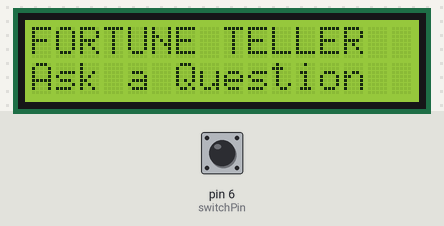
This sketch was run on a simulated Arduino Uno, built with avr-gcc and run on an emulated ATmega328P. Parts: 16×2 character LCD. The test bench sets the inputs (shaded band); at power-on: pin 6 (switchPin) LOW. Random numbers use the default seed unless the sketch sets one.

Above: at 1.2 s.
1.3 s: pin 6 (switchPin) pulled HIGH for 0.15 s
At 2.6 s:
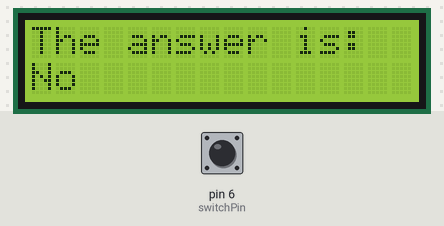
2.9 s: pin 6 (switchPin) pulled HIGH for 1 s
At 5.1 s:
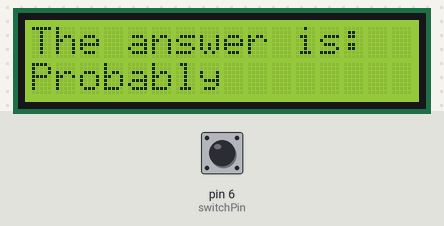
5.4 s: pin 6 (switchPin) pulsed HIGH 5 times (0.12 s each, 0.3 s apart)
At 7.7 s:
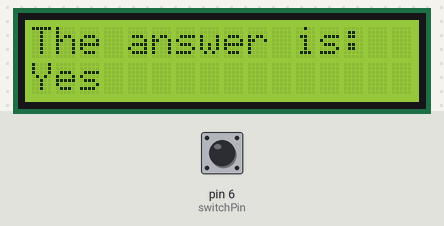
8.4 s: pin 6 (switchPin) pulled HIGH for 0.15 s
At 9.3 s:
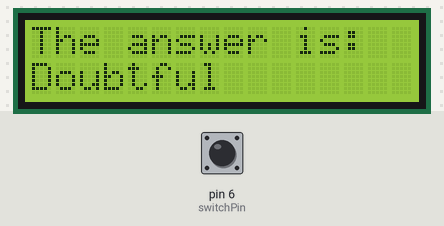
10.0 s: pin 6 (switchPin) pulled HIGH for 3.2 s
At 14.4 s:
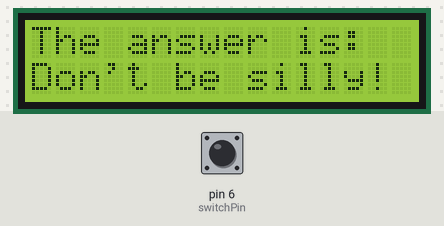
14.7 s: pin 6 (switchPin) pulled HIGH for 0.15 s
At 15.3 s:
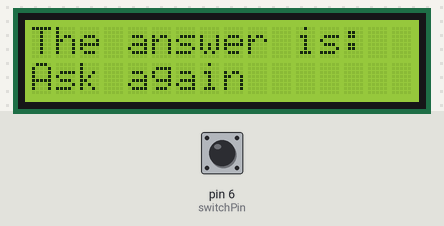
Timing chart, 0 to 17.3 s (numbered marks = the images above; inputs shaded):
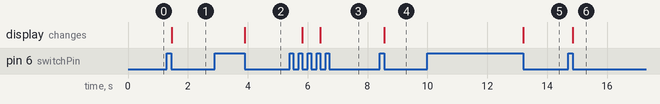

Measured:
- after the input at 1.3 s, the display: changes after 0.15 s (image 1)
- after the input at 2.9 s, the display: changes after 1.0 s (image 2)
- after the input at 5.4 s, the display: first changes after 0.43 s (image 3 shows a later state)
- after the input at 8.4 s, the display: changes after 0.16 s (image 4)
- after the input at 10.0 s, the display: changes after 3.2 s (image 5)
- after the input at 14.7 s, the display: changes after 0.16 s (image 6)

The sketch:

Adina.ino
```cpp
#include <LiquidCrystal.h>


LiquidCrystal lcd(12, 11, 5, 4, 3, 2);

const int switchPin = 6;
int switchState = 0;
int prevSwitchState = 0;
int reply;

void setup() {
  lcd.begin(16, 2);
  pinMode(switchPin, INPUT);
  lcd.print("FORTUNE TELLER");
  lcd.setCursor(0, 1);
  lcd.print("Ask a Question");
  }

  void loop() {
    switchState = digitalRead(switchPin);
    if(switchState != prevSwitchState) {
      if(switchState == LOW) {
        reply = random(8);
        lcd.clear();
        lcd.setCursor(0, 0);
        lcd.print("The answer is:");
        lcd.setCursor(0, 1);

        switch (reply) {
          case 0:
          lcd.print("Yes");
          break;

          case 1:
          lcd.print("Probably");
          break;

          case 2:
          lcd.print("Definitely");
          break;

          case 3:
          lcd.print("Don't be silly!");
          break;

          case 4:
          lcd.print("Of course");
          break;

          case 5:
          lcd.print("Ask again");
          break;

          case 6:
          lcd.print("Doubtful");
          break;

          case 7:
          lcd.print("No");
          break;
          }
        }
      }
      prevSwitchState = switchState;
    }
```
